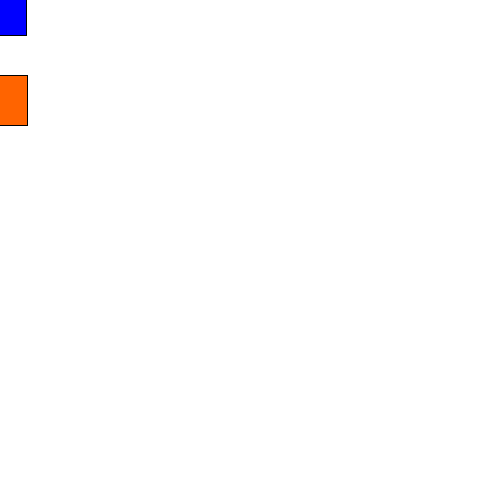
Frame 1 (no input)
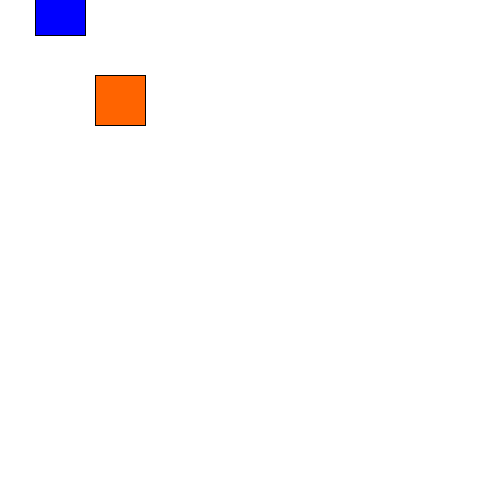
Frame 60 (the mouse pressed at the canvas centre just before this capture)
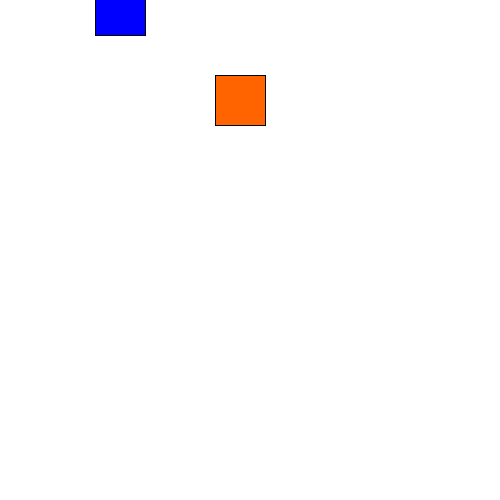
Frame 120 (the mouse held since frame 60 and released just before this capture)

The Processing sketch that drew these frames (run headless with seeded random() and noise(); from frame 60 on, the mouse is pressed at the canvas centre):

// Processing sketch: processing_103841
// ── processing_103841.pde

Car myCar1;
Car myCar2;

void setup() {
 size(500, 500);
 myCar1 = new Car(color(255, 100, 0), 0, 100, 2);
 myCar2 = new Car(color(0, 0, 255), 0, 10, 1);
}

void draw() {
 background(255);
 myCar1.move();
 myCar1.display();
 
 myCar2.move();
 myCar2.display(); 
  
}

class Car {
  color c;
 float xpos;
 float ypos;
 float xspeed;

 Car(color tempC, float tempXpos, float tempYpos, float tempXspeed) {
  c = tempC;
  xpos = tempXpos;
  ypos = tempYpos;
  xspeed = tempXspeed;
  
 } 
  
  void display() {
   stroke(0);
   fill(c);
   rectMode( CENTER);
   rect ( xpos, ypos, 50, 50);
  }
 
  void move() {
   xpos = xpos + xspeed;
   if (xpos > width) {
    xpos = 0; 
   
  } 
  }
}
